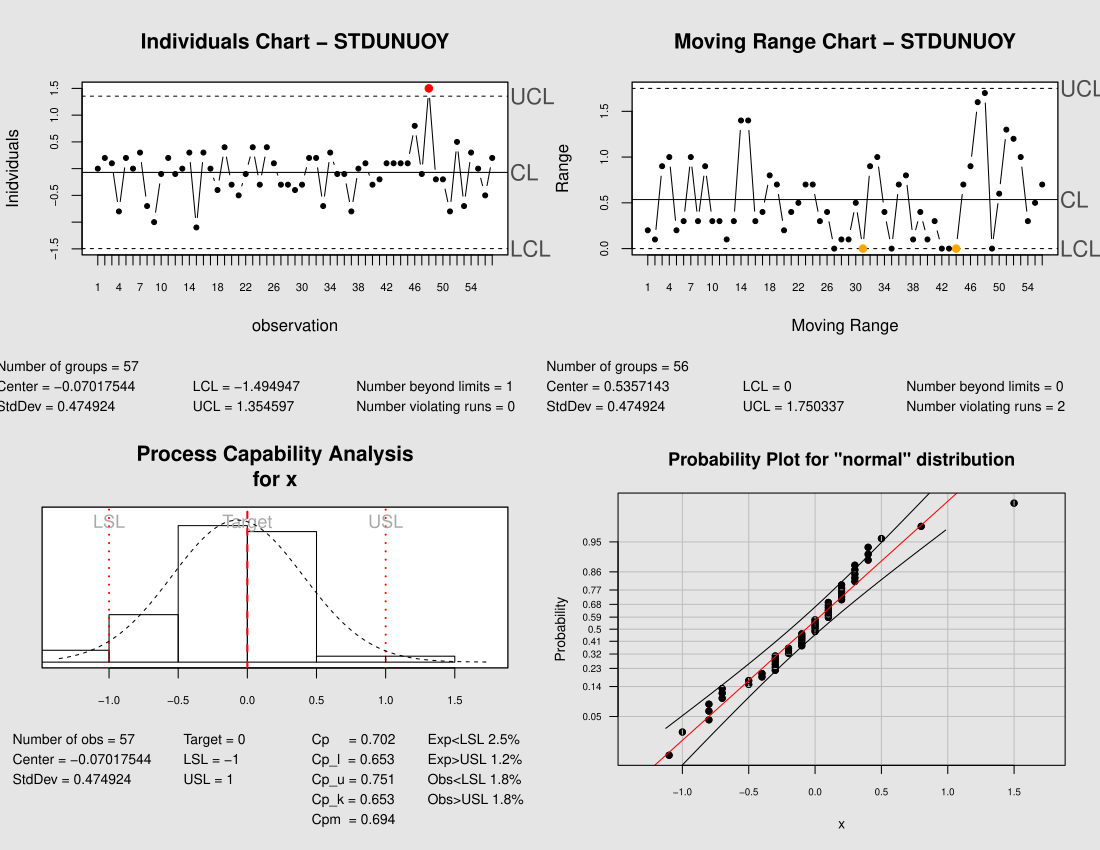

Write R code to recreate this figure.
#' Wrapper function to simplify the creation of XmR (IMR) charts using the qcc package.
#' 
#' By default, generates both the Individuals and Moving Range graphs.
#' Calls the qcc function once to generate the individuals chart using
#' type = "xbar.one" and a second call to generate the moving range
#' chart by transforming the data to a 2x(n-1) matrix and calling
#' the qcc function with type="R". 
#' Returns a list containing two qcc objects, one for the individuals
#' chart and the second for the moving range chart.
#' 
#' @name XmRqcc
#' @author Thomas Hopper \email{tomhopper@gmail.com}
#' @param x Required. A column vector of individual observations. Must be type double or integer.
#' @param title.X Optional. The title for the individuals chart.
#' @param title.mR Optional. The title for the moving range chart.
#' @param xlab.X Optional. The label for the x axis on the individuals chart.
#' @param ylab.X Optional. The label for the y axis on the individuals chart.
#' @param xlab.mR Optional. The label for the x axis on the moving range chart.
#' @param ylab.mR Optional. The label for the y axis on the moving range chart.
#' @param ... Other qcc parameters will be passed through directly to both  qcc 
#' @return \item{XmRqcc()[[1]]}{contains the individuals (type = xbar.one) qcc object}
#' @return \item{XmRqcc()[[2]]}{contains the moving range (type = R) qcc object}
#' @references http://cran.r-project.org/web/packages/qcc/qcc.pdf
#' @references http://www.r-project.org/doc/Rnews/Rnews_2004-1.pdf
#' @references http://www.qualitydigest.com/inside/twitter-ed/individual-charts-done-right-and-wrong.html
libresult <- require(qcc)
if(libresult == FALSE)
  stop("Could not load library qcc. XmRqcc relies on qcc.")

XmRqcc <- function(x, title.X = "Individuals Chart", ylab.X = "Individuals", xlab.X = "Observation", title.mR = "Moving Range Chart", ylab.mR = "Range", xlab.mR = "Range", ...) {
  #Error checking
  #print(sprintf("type of x = %s", typeof(x)))
  if (typeof(x) != c("double") && typeof(x) != c("integer"))
    stop("XmRqcc only accepts numbers of type integer or double.")
  if (NCOL(x) > 1)
    stop("XmRqcc only accepts a column vector; you have supplied more than one column")
  if (length(x) <= 1)
    stop("XmRqcc needs at least two values to create control charts. You have supplied less than one.")
  
  # Create a QCC object of type xbar.one (qcc's term for 
  # individuals charts) and plot the individuals graph.
  i.X <- qcc(data=x, type="xbar.one", 
             title=title.X, 
             ylab=ylab.X, 
             xlab=xlab.X, 
             std.dev=c("MR"), ...)
  
  i.adj <- matrix(nrow=length(x)-1, ncol=2)
  
  i.adj[,1] <- x[1:(length(x)-1)]
  i.adj[,2] <- x[2:length(x)]
  
  i.mR <- qcc(data=i.adj, type="R", 
              title=title.mR, 
              ylab=ylab.mR, 
              xlab=xlab.mR,
              std.dev=c("UWAVE-R"), ...)
  rval <- list(i.X, i.mR)
  return(rval)
}



### Code below by R. Solimeno   20-Nov-2013
# X_Bar and R chart for variables
# Use package "qcc" 


data <- read.csv("B2BVAR.csv", header = TRUE)

test.data <- data[which(data$TESTID=="STDUNUOY"),]
x <- test.data$Dev
obj <- qcc(x, type = "xbar.one")


qcc.options("cex.stats"=0.65)
par(mfrow=c(2,2),
    cex.axis = 0.5,
    cex.lab = 0.75,
    cex.main=0.95,
    cex.sub=0.5)

XmRqcc(x, title.X="Individuals Chart - STDUNUOY",
       ylab.X="Inidviduals",
       xlab.X="observation",
       title.mR="Moving Range Chart - STDUNUOY",
       ylab.mR="Range", xlab.mR="Moving Range",
       print=TRUE)


xdbar <- mean(x)

TARGET = 0.0
LSL = -1
USL = 1

speclimits <- c(LSL, USL)

process.capability(obj,
                   speclimits,
                   target=TARGET,
                   print=TRUE)


library(qualityTools)
ppPlot(x, "normal")
